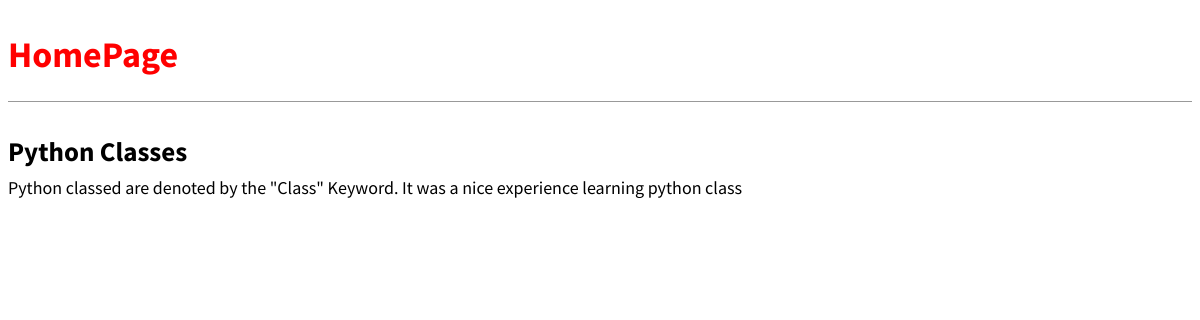
The app's page /post/2/ with its own data.
### blog/models.py (models this page shows, shortened)
class Post(models.Model):
    title = models.CharField(max_length=200)
    author = models.ForeignKey(
        'auth.User',
        on_delete=models.CASCADE,
    )
    body = models.TextField()

### blog/views.py (the view)
# urls.py: path('post/<int:pk>/', BlogDetailView.as_view(), name='post_detail'),
class BlogDetailView(DetailView):
    model = Post
    template_name = 'post_detail.html'

### templates/post_detail.html
{% extends 'base.html' %}
{% block content %}
    <div class="post-entry">
        <h2>{{ object.title }}</h2>
        <p>{{ object.body }}</p>
    </div>
{% endblock content %}

### static/css/base.css (style rules this page uses)
body { font-family: 'source sans pro', sans-serif; font-size: 18px; }
.post-entry h2 { margin: 0.5rem 0; }
.post-entry p { margin: 0; font-weight: 400; color: black; }

### records on screen
Post: title "Python Classes", body "Python classed are denoted by the \"Class\" Keyword. It was a nice experience learning python class"
